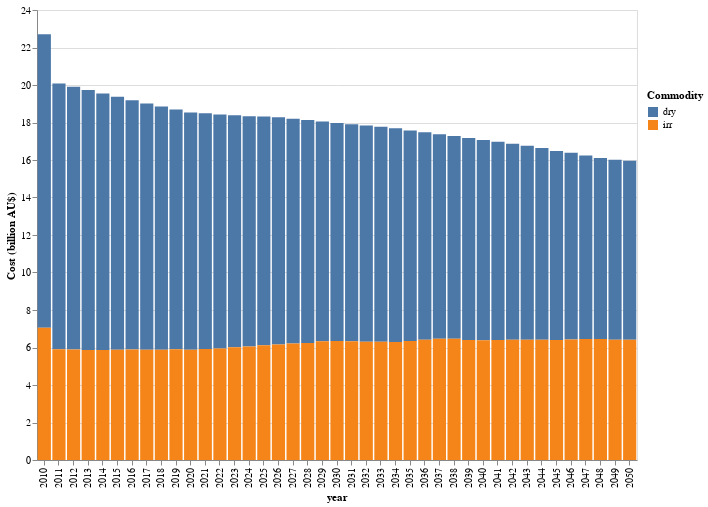

Notebook source saved alongside this figure:
### Code cell
# HIDE CODE
plot_cost_water(cost_df)

### Figure 1 — Vega-Lite specification as saved in the notebook (floating-point values rounded to 4 significant figures)
{"config": {"view": {"continuousWidth": 300, "continuousHeight": 300}}, "data": {"name": "data-04c443dba3ef79123e40420414a12b4d"}, "mark": {"type": "bar"}, "encoding": {"color": {"field": "Irrigation", "legend": {"direction": "vertical", "legendX": 610, "legendY": 80, "orient": "none", "title": "Commodity", "titleAnchor": "start"}, "type": "nominal"}, "tooltip": [{"field": "value (billion)", "format": ".2f", "title": "Cost (billion AU$)", "type": "quantitative"}, {"field": "Irrigation", "type": "nominal"}], "x": {"field": "year", "type": "ordinal"}, "y": {"field": "value (billion)", "title": "Cost (billion AU$)", "type": "quantitative"}}, "height": 450, "width": 600, "$schema": "https://vega.github.io/schema/vega-lite/v5.15.1.json", "datasets": {"data-04c443dba3ef79123e40420414a12b4d": [{"year": 2010, "Irrigation": "dry", "value (billion)": 15.65}, {"year": 2010, "Irrigation": "irr", "value (billion)": 7.049}, {"year": 2011, "Irrigation": "dry", "value (billion)": 14.17}, {"year": 2011, "Irrigation": "irr", "value (billion)": 5.911}, {"year": 2012, "Irrigation": "dry", "value (billion)": 14.02}, {"year": 2012, "Irrigation": "irr", "value (billion)": 5.894}, {"year": 2013, "Irrigation": "dry", "value (billion)": 13.86}, {"year": 2013, "Irrigation": "irr", "value (billion)": 5.873}, {"year": 2014, "Irrigation": "dry", "value (billion)": 13.68}, {"year": 2014, "Irrigation": "irr", "value (billion)": 5.868}, {"year": 2015, "Irrigation": "dry", "value (billion)": 13.49}, {"year": 2015, "Irrigation": "irr", "value (billion)": 5.884}, {"year": 2016, "Irrigation": "dry", "value (billion)": 13.3}, {"year": 2016, "Irrigation": "irr", "value (billion)": 5.889}, {"year": 2017, "Irrigation": "dry", "value (billion)": 13.14}, {"year": 2017, "Irrigation": "irr", "value (billion)": 5.88}, {"year": 2018, "Irrigation": "dry", "value (billion)": 12.98}, {"year": 2018, "Irrigation": "irr", "value (billion)": 5.88}, {"year": 2019, "Irrigation": "dry", "value (billion)": 12.79}, {"year": 2019, "Irrigation": "irr", "value (billion)": 5.905}, {"year": 2020, "Irrigation": "dry", "value (billion)": 12.66}, {"year": 2020, "Irrigation": "irr", "value (billion)": 5.877}, {"year": 2021, "Irrigation": "dry", "value (billion)": 12.57}, {"year": 2021, "Irrigation": "irr", "value (billion)": 5.917}, {"year": 2022, "Irrigation": "dry", "value (billion)": 12.49}, {"year": 2022, "Irrigation": "irr", "value (billion)": 5.942}, {"year": 2023, "Irrigation": "dry", "value (billion)": 12.38}, {"year": 2023, "Irrigation": "irr", "value (billion)": 6.008}, {"year": 2024, "Irrigation": "dry", "value (billion)": 12.28}, {"year": 2024, "Irrigation": "irr", "value (billion)": 6.057}, {"year": 2025, "Irrigation": "dry", "value (billion)": 12.2}, {"year": 2025, "Irrigation": "irr", "value (billion)": 6.118}, {"year": 2026, "Irrigation": "dry", "value (billion)": 12.12}, {"year": 2026, "Irrigation": "irr", "value (billion)": 6.158}, {"year": 2027, "Irrigation": "dry", "value (billion)": 11.99}, {"year": 2027, "Irrigation": "irr", "value (billion)": 6.212}, {"year": 2028, "Irrigation": "dry", "value (billion)": 11.89}, {"year": 2028, "Irrigation": "irr", "value (billion)": 6.245}, {"year": 2029, "Irrigation": "dry", "value (billion)": 11.72}, {"year": 2029, "Irrigation": "irr", "value (billion)": 6.339}, {"year": 2030, "Irrigation": "dry", "value (billion)": 11.62}, {"year": 2030, "Irrigation": "irr", "value (billion)": 6.348}, {"year": 2031, "Irrigation": "dry", "value (billion)": 11.59}, {"year": 2031, "Irrigation": "irr", "value (billion)": 6.327}, {"year": 2032, "Irrigation": "dry", "value (billion)": 11.53}, {"year": 2032, "Irrigation": "irr", "value (billion)": 6.312}, {"year": 2033, "Irrigation": "dry", "value (billion)": 11.46}, {"year": 2033, "Irrigation": "irr", "value (billion)": 6.309}, {"year": 2034, "Irrigation": "dry", "value (billion)": 11.4}, {"year": 2034, "Irrigation": "irr", "value (billion)": 6.297}, {"year": 2035, "Irrigation": "dry", "value (billion)": 11.22}, {"year": 2035, "Irrigation": "irr", "value (billion)": 6.346}, {"year": 2036, "Irrigation": "dry", "value (billion)": 11.07}, {"year": 2036, "Irrigation": "irr", "value (billion)": 6.409}, {"year": 2037, "Irrigation": "dry", "value (billion)": 10.9}, {"year": 2037, "Irrigation": "irr", "value (billion)": 6.468}, {"year": 2038, "Irrigation": "dry", "value (billion)": 10.82}, {"year": 2038, "Irrigation": "irr", "value (billion)": 6.462}, {"year": 2039, "Irrigation": "dry", "value (billion)": 10.77}, {"year": 2039, "Irrigation": "irr", "value (billion)": 6.4}, {"year": 2040, "Irrigation": "dry", "value (billion)": 10.67}, {"year": 2040, "Irrigation": "irr", "value (billion)": 6.389}, {"year": 2041, "Irrigation": "dry", "value (billion)": 10.58}, {"year": 2041, "Irrigation": "irr", "value (billion)": 6.399}, {"year": 2042, "Irrigation": "dry", "value (billion)": 10.46}, {"year": 2042, "Irrigation": "irr", "value (billion)": 6.408}, {"year": 2043, "Irrigation": "dry", "value (billion)": 10.34}, {"year": 2043, "Irrigation": "irr", "value (billion)": 6.41}, {"year": 2044, "Irrigation": "dry", "value (billion)": 10.22}, {"year": 2044, "Irrigation": "irr", "value (billion)": 6.414}, {"year": 2045, "Irrigation": "dry", "value (billion)": 10.09}, {"year": 2045, "Irrigation": "irr", "value (billion)": 6.396}, {"year": 2046, "Irrigation": "dry", "value (billion)": 9.953}, {"year": 2046, "Irrigation": "irr", "value (billion)": 6.432}, {"year": 2047, "Irrigation": "dry", "value (billion)": 9.779}, {"year": 2047, "Irrigation": "irr", "value (billion)": 6.458}, {"year": 2048, "Irrigation": "dry", "value (billion)": 9.663}, {"year": 2048, "Irrigation": "irr", "value (billion)": 6.45}, {"year": 2049, "Irrigation": "dry", "value (billion)": 9.595}, {"year": 2049, "Irrigation": "irr", "value (billion)": 6.417}, {"year": 2050, "Irrigation": "dry", "value (billion)": 9.55}, {"year": 2050, "Irrigation": "irr", "value (billion)": 6.414}]}}
